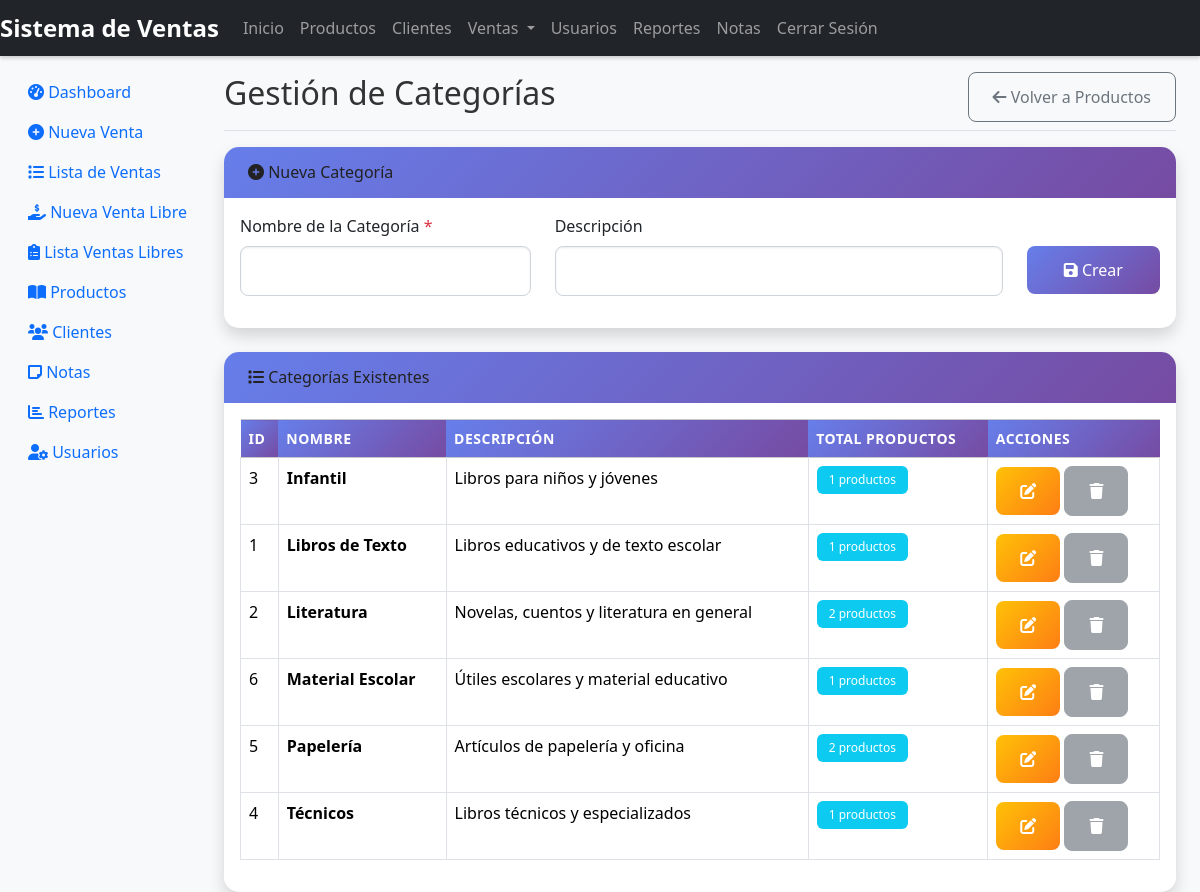
The page /productos/categorias.php (signed in) on the database its author committed.
### tables this page shows
CREATE TABLE categorias (
    id INT AUTO_INCREMENT PRIMARY KEY,
    nombre VARCHAR(100) NOT NULL,
    descripcion TEXT,
    activo BOOLEAN DEFAULT TRUE,
    fecha_creacion TIMESTAMP DEFAULT CURRENT_TIMESTAMP,
    fecha_actualizacion TIMESTAMP DEFAULT CURRENT_TIMESTAMP ON UPDATE CURRENT_TIMESTAMP
);

### productos/categorias.php (the view, shortened to what this page needs)
<?php
try {
    $pdo = getConnection();
    $stmt = $pdo->query("
        SELECT c.*, COUNT(p.id) as total_productos
        FROM categorias c
        LEFT JOIN productos p ON c.id = p.categoria_id
        GROUP BY c.id
        ORDER BY c.nombre
    ");
    $categorias = $stmt->fetchAll();
} catch (PDOException $e) {
    $categorias = [];
    $error_message = "Error al cargar las categorías: " . $e->getMessage();
}
include '../includes/header.php';
include '../includes/navbar.php';
?>
<div class="container-fluid">
    <div class="row">
        <?php include '../includes/sidebar.php'; ?>
        <main class="col-md-9 ml-sm-auto col-lg-10 px-md-4">
            <div class="d-flex justify-content-between flex-wrap flex-md-nowrap align-items-center pt-3 pb-2 mb-3 border-bottom">
                <h1 class="h2">Gestión de Categorías</h1>
                <div class="btn-toolbar mb-2 mb-md-0">
                    <a href="lista_productos.php" class="btn btn-outline-secondary">
                        <i class="fas fa-arrow-left"></i> Volver a Productos
                    </a>
                </div>
            </div>
            <div class="card shadow mb-4">
                <div class="card-header">
                    <h6 class="m-0 font-weight-bold">
                        <i class="fas fa-plus-circle"></i> Nueva Categoría
                    </h6>
                </div>
                <div class="card-body">
                    <form method="POST" action="">
                        <div class="row">
                            <div class="col-md-4">
                                <div class="mb-3">
                                    <label for="nombre" class="form-label">Nombre de la Categoría <span class="text-danger">*</span></label>
                                    <input type="text" class="form-control" id="nombre" name="nombre" required maxlength="100">
                                </div>
                            </div>
                            <div class="col-md-6">
                                <div class="mb-3">
                                    <label for="descripcion" class="form-label">Descripción</label>
                                    <input type="text" class="form-control" id="descripcion" name="descripcion" maxlength="255">
                                </div>
                            </div>
                            <div class="col-md-2">
                                <div class="mb-3">
                                    <label class="form-label">&nbsp;</label>
                                    <div class="d-grid">
                                        <button type="submit" class="btn btn-primary">
                                            <i class="fas fa-save"></i> Crear
                                        </button>
                                    </div>
                                </div>
                            </div>
                        </div>
                    </form>
                </div>
            </div>
            <div class="card shadow">
                <div class="card-header">
                    <h6 class="m-0 font-weight-bold">
                        <i class="fas fa-list"></i> Categorías Existentes
                    </h6>
                </div>
                <div class="card-body">
                    <?php if (empty($categorias)): ?>
                        <div class="text-center py-4">
                            <i class="fas fa-tags fa-3x text-muted mb-3"></i>
                            <p class="text-muted">No hay categorías registradas</p>
                        </div>
                    <?php else: ?>
                        <div class="table-responsive">
                            <table class="table table-bordered table-hover">
                                <thead class="table-light">
                                    <tr>
                                        <th>ID</th>
                                        <th>Nombre</th>
                                        <th>Descripción</th>
                                        <th>Total Productos</th>
                                        <th>Acciones</th>
                                    </tr>
                                </thead>
                                <tbody>
                                    <?php foreach ($categorias as $categoria): ?>
                                        <tr>
                                            <td><?php echo $categoria['id']; ?></td>
                                            <td>
                                                <strong><?php echo htmlspecialchars($categoria['nombre']); ?></strong>
                                            </td>
                                            <td><?php echo htmlspecialchars($categoria['descripcion'] ?: 'Sin descripción'); ?></td>
                                            <td>
                                                <span class="badge bg-info">
                                                    <?php echo $categoria['total_productos']; ?> productos
                                                </span>
                                            </td>
                                            <td>
                                                <button class="btn btn-sm btn-warning"
                                                        onclick="editarCategoria(<?php echo $categoria['id']; ?>, '<?php echo addslashes($categoria['nombre']); ?>', '<?php echo addslashes($categoria['descripcion']); ?>')"
                                                        title="Editar">
                                                    <i class="fas fa-edit"></i>
                                                </button>
                                                <?php if ($categoria['total_productos'] == 0): ?>
                                                    <button class="btn btn-sm btn-danger"
                                                            onclick="eliminarCategoria(<?php echo $categoria['id']; ?>, '<?php echo addslashes($categoria['nombre']); ?>')"
                                                            title="Eliminar">
                                                        <i class="fas fa-trash"></i>
                                                    </button>
                                                <?php else: ?>
                                                    <button class="btn btn-sm btn-secondary" disabled title="No se puede eliminar (tiene productos)">
                                                        <i class="fas fa-trash"></i>
                                                    </button>
                                                <?php endif; ?>
                                            </td>
                                        </tr>
                                    <?php endforeach; ?>
                                </tbody>
                            </table>
                        </div>
                    <?php endif; ?>
                </div>
            </div>
        </main>
    </div>
</div>
<?php include '../includes/footer.php'; ?>
</body>
</html>

### assets/css/style.css (style rules this page uses)
:root { --primary-color: #667eea; --secondary-color: #764ba2; --success-color: #28a745; --danger-color: #dc3545; --warning-color: #ffc107; --info-color: #17a2b8; --light-color: #f8f9fa; --dark-color: #343a40; }
body { font-family: 'Segoe UI', Tahoma, Geneva, Verdana, sans-serif; background-color: #f8f9fa; padding-top: 56px; color: #333; }
h1, h2, h3, h4, h5, h6 { color: #222; margin-bottom: 1rem; }
a { color: var(--primary-color); text-decoration: none; }
.card { border: none; border-radius: 15px; box-shadow: 0 0.25rem 0.75rem rgba(0, 0, 0, 0.05); transition: all 0.3s ease; }
.card-header { background: linear-gradient(135deg, var(--primary-color) 0%, var(--secondary-color) 100%); color: white; border-radius: 15px 15px 0 0 !important; border: none; padding: 1rem 1.5rem; font-size: 1.25rem; font-weight: 600; }
.btn { border-radius: 8px; font-weight: 500; padding: 0.75rem 1.5rem; transition: all 0.3s ease; font-size: 1rem; }
.btn-primary { background: linear-gradient(135deg, var(--primary-color) 0%, var(--secondary-color) 100%); border: none; }
.btn-warning { background: linear-gradient(135deg, #ffc107 0%, #fd7e14 100%); border: none; color: white; }
.form-control { border-radius: 8px; border: 1px solid #ced4da; padding: 0.75rem 1rem; transition: all 0.3s ease; box-shadow: inset 0 1px 2px rgba(0, 0, 0, 0.075); }
.table thead { border-radius: 10px 10px 0 0; }
.table tbody tr:last-child { border-bottom-left-radius: 10px; border-bottom-right-radius: 10px; }
.table thead th { background: linear-gradient(135deg, var(--primary-color) 0%, var(--secondary-color) 100%); color: white; border: none; font-weight: 600; text-transform: uppercase; font-size: 0.875rem; letter-spacing: 0.5px; }
.table tbody tr { transition: all 0.3s ease; }
.badge { border-radius: 6px; font-weight: 500; padding: 0.5rem 0.75rem; }
.mb-3 { margin-bottom: 1rem !important; }

### rows shown on the page
categorias: id "3", nombre "Infantil", descripcion "Libros para niños y jóvenes", total_productos "1"
categorias: id "1", nombre "Libros de Texto", descripcion "Libros educativos y de texto escolar", total_productos "1"
categorias: id "2", nombre "Literatura", descripcion "Novelas, cuentos y literatura en general", total_productos "2"
categorias: id "6", nombre "Material Escolar", descripcion "Útiles escolares y material educativo", total_productos "1"
categorias: id "5", nombre "Papelería", descripcion "Artículos de papelería y oficina", total_productos "2"
categorias: id "4", nombre "Técnicos", descripcion "Libros técnicos y especializados", total_productos "1"
